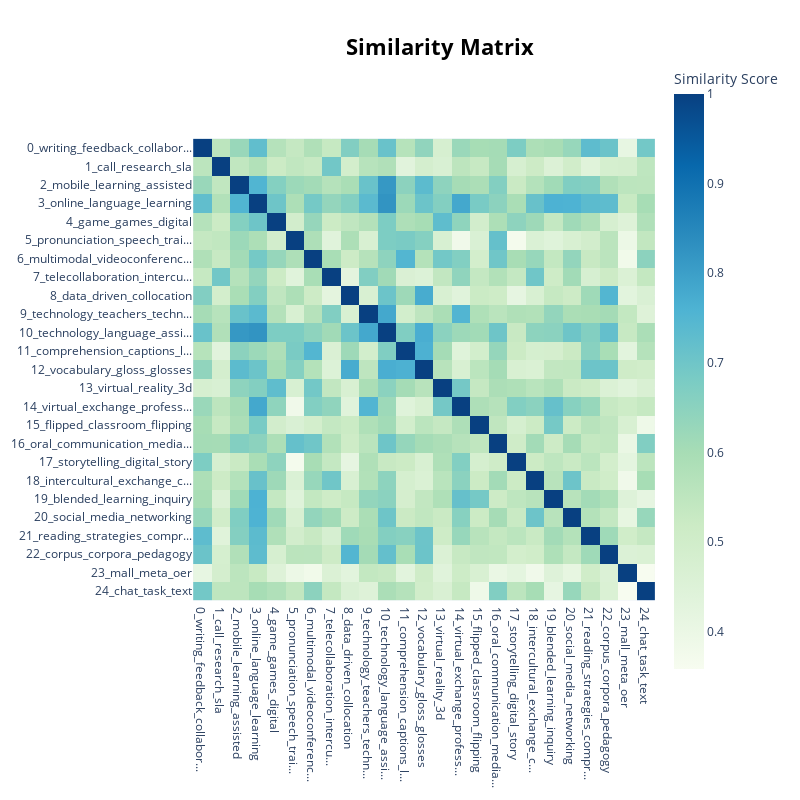

The cell this chart's notebook holds for it:
### Code cell
model.visualize_heatmap()

### Figure 1 — Plotly figure (JSON) as saved in the notebook; plotly's stock layout.template omitted (floating-point values rounded to 4 significant figures; data arrays with more than 128 entries replaced by an {"elided": "..."} marker saying what was removed)
{"data": [{"coloraxis": "coloraxis", "hovertemplate": "x: %{x}<br>y: %{y}<br>Similarity Score: %{z}<extra></extra>", "name": "0", "type": "heatmap", "x": ["0_writing_feedback_collabor...", "1_call_research_sla", "2_mobile_learning_assisted", "3_online_language_learning", "4_game_games_digital", "5_pronunciation_speech_trai...", "6_multimodal_videoconferenc...", "7_telecollaboration_intercu...", "8_data_driven_collocation", "9_technology_teachers_techn...", "10_technology_language_assi...", "11_comprehension_captions_l...", "12_vocabulary_gloss_glosses", "13_virtual_reality_3d", "14_virtual_exchange_profess...", "15_flipped_classroom_flipping", "16_oral_communication_media...", "17_storytelling_digital_story", "18_intercultural_exchange_c...", "19_blended_learning_inquiry", "20_social_media_networking", "21_reading_strategies_compr...", "22_corpus_corpora_pedagogy", "23_mall_meta_oer", "24_chat_task_text"], "xaxis": "x", "y": ["0_writing_feedback_collabor...", "1_call_research_sla", "2_mobile_learning_assisted", "3_online_language_learning", "4_game_games_digital", "5_pronunciation_speech_trai...", "6_multimodal_videoconferenc...", "7_telecollaboration_intercu...", "8_data_driven_collocation", "9_technology_teachers_techn...", "10_technology_language_assi...", "11_comprehension_captions_l...", "12_vocabulary_gloss_glosses", "13_virtual_reality_3d", "14_virtual_exchange_profess...", "15_flipped_classroom_flipping", "16_oral_communication_media...", "17_storytelling_digital_story", "18_intercultural_exchange_c...", "19_blended_learning_inquiry", "20_social_media_networking", "21_reading_strategies_compr...", "22_corpus_corpora_pedagogy", "23_mall_meta_oer", "24_chat_task_text"], "yaxis": "y", "z": {"elided": "25x25 float values"}}], "layout": {"coloraxis": {"colorbar": {"title": {"text": "Similarity Score"}}, "colorscale": [[0, "rgb(247,252,240)"], [0.125, "rgb(224,243,219)"], [0.25, "rgb(204,235,197)"], [0.375, "rgb(168,221,181)"], [0.5, "rgb(123,204,196)"], [0.625, "rgb(78,179,211)"], [0.75, "rgb(43,140,190)"], [0.875, "rgb(8,104,172)"], [1, "rgb(8,64,129)"]]}, "height": 800, "hoverlabel": {"bgcolor": "white", "font": {"family": "Rockwell", "size": 16}}, "legend": {"title": {"text": "Trend"}}, "margin": {"t": 60}, "showlegend": true, "title": {"font": {"color": "Black", "size": 22}, "text": "<b>Similarity Matrix</b>", "x": 0.55, "xanchor": "center", "y": 0.95, "yanchor": "top"}, "width": 800, "xaxis": {"anchor": "y", "constrain": "domain", "domain": [0, 1], "scaleanchor": "y"}, "yaxis": {"anchor": "x", "autorange": "reversed", "constrain": "domain", "domain": [0, 1]}}}
